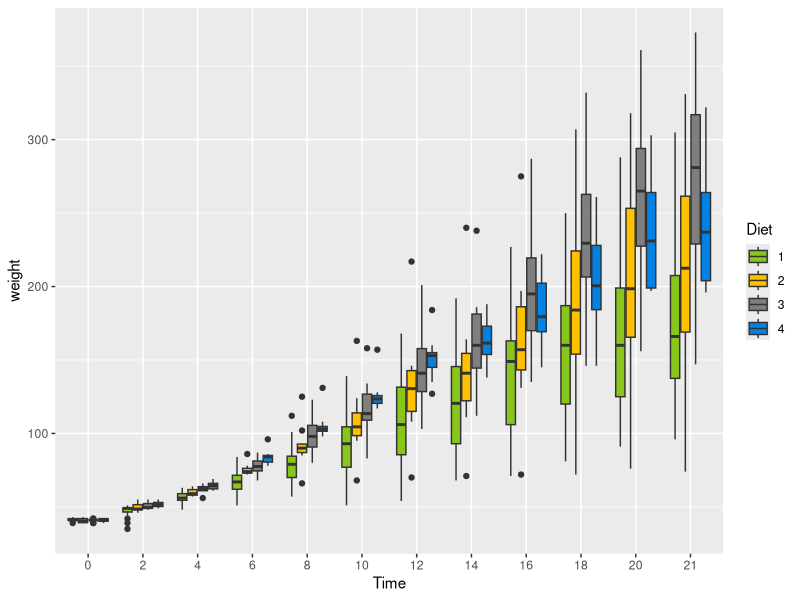

Recreate this plot in R.
## ---- chunk 1
cols <- c("#89C61B","#FFC000","#7F7F7F","#0283E4","#C55A11","#FFC000","#7F7F7F","#000000")
library(ggplot2)
data("ChickWeight")
ChickWeight$Time <- as.factor(ChickWeight$Time)
ggplot(ChickWeight, aes(x=Time,y=weight,fill=Diet)) + 
  geom_boxplot() +
  scale_fill_manual(values=cols)

## ---- chunk 2
cols <- c("#89C61B","#FFC000","#7F7F7F","#0283E4","#C55A11","#FFC000","#7F7F7F","#000000")
library(knitr)
library(kableExtra)
library(dplyr)
kable(
  head(ChickWeight),
  format="html",
  align = c("r", "r", "r", "r")
    ) %>% 
  row_spec(c(2,5), bold = TRUE, italic = TRUE,color = "white", background = cols[4])
